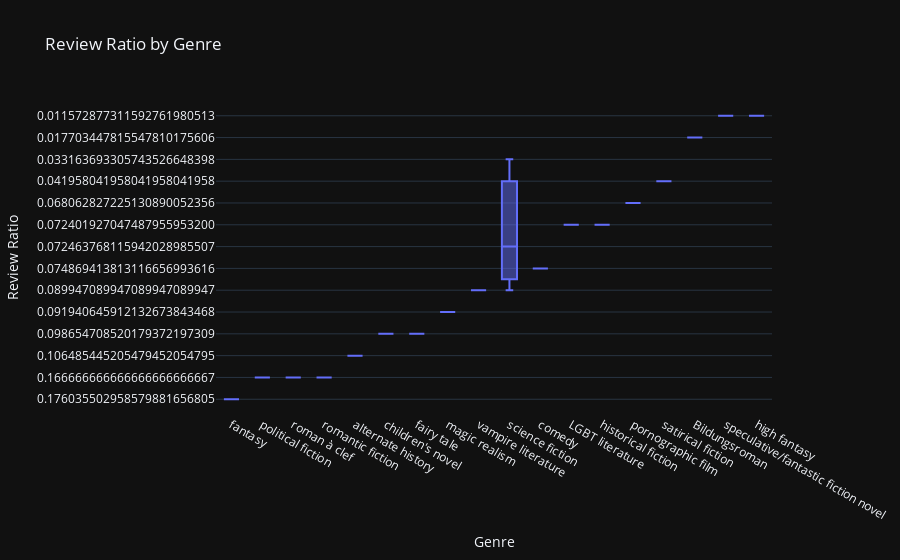

Notebook code for this chart:
### Markdown cell above
Note:

Most genres have a relatively tight interquartile range, suggesting that ratings within a genre are often consistent.

### Code cell
#A box plot of review ratio by genre

fig = px.box(result_df, x="Genre", y="Review Ratio", title="Review Ratio by Genre", template='plotly_dark')
fig.show()

### Figure 1 — Plotly figure (JSON) as saved in the notebook; plotly's stock layout.template omitted (floating-point values rounded to 4 significant figures)
{"data": [{"alignmentgroup": "True", "hovertemplate": "Genre=%{x}<br>Review Ratio=%{y}<extra></extra>", "legendgroup": "", "marker": {"color": "#636efa"}, "name": "", "notched": false, "offsetgroup": "", "orientation": "v", "showlegend": false, "type": "box", "x": ["fantasy", "political fiction", "roman à clef", "romantic fiction", "political fiction", "roman à clef", "romantic fiction", "alternate history", "children's novel", "fairy tale", "magic realism", "vampire literature", "science fiction", "comedy", "science fiction", "LGBT literature", "historical fiction", "pornographic film", "satirical fiction", "science fiction", "Bildungsroman", "speculative/fantastic fiction novel", "high fantasy"], "x0": " ", "xaxis": "x", "y": ["0.176035502958579881656805", "0.166666666666666666666667", "0.166666666666666666666667", "0.166666666666666666666667", "0.166666666666666666666667", "0.166666666666666666666667", "0.166666666666666666666667", "0.106485445205479452054795", "0.098654708520179372197309", "0.098654708520179372197309", "0.091940645912132673843468", "0.089947089947089947089947", "0.089947089947089947089947", "0.074869413813116656993616", "0.072463768115942028985507", "0.072401927047487955953200", "0.072401927047487955953200", "0.068062827225130890052356", "0.041958041958041958041958", "0.033163693305743526648398", "0.017703447815547810175606", "0.011572877311592761980513", "0.011572877311592761980513"], "y0": " ", "yaxis": "y"}], "layout": {"boxmode": "group", "legend": {"tracegroupgap": 0}, "title": {"text": "Review Ratio by Genre"}, "xaxis": {"anchor": "y", "domain": [0, 1], "title": {"text": "Genre"}}, "yaxis": {"anchor": "x", "domain": [0, 1], "title": {"text": "Review Ratio"}}}}
